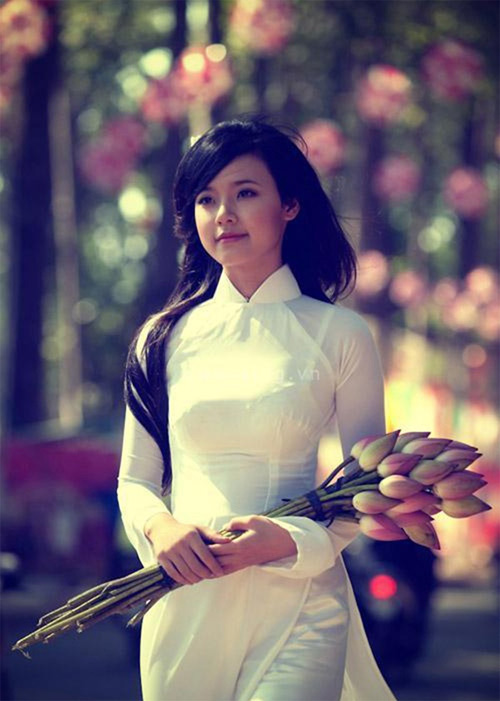
#> input picture backend/BackendImageMatchhing/Data/person.jpg, 500 x 701 px
$ python FeatureImage.py   (older library calls are emulated)
#> lines starting #> are read from the running program, lines starting #| are printed output that depends on the picture
from skimage import feature
import numpy as np, matplotlib.pyplot as plt
from skimage.feature import greycomatrix, greycoprops, local_binary_pattern
import scipy.stats
import cv2


class Feature:
    @staticmethod
    def featureHog(gray):
        cell_size = (8, 8)  # h x w in pixels
        block_size = (2, 2)  # h x w in cells
        nbins = 9  # number of orientation bins
        H = feature.hog(gray, orientations=nbins, pixels_per_cell=cell_size,
                        cells_per_block=block_size, transform_sqrt=True, block_norm="L2")
        return H

    @staticmethod
    def fea_color_moment(image):
        b, g, r = cv2.split(image)
        def f(x):
            # mean
            mean = np.mean(x)
            # variance
            var = np.var(x)
            # skew
            skew = scipy.stats.skew(np.concatenate(x))

            return [mean, var, skew]
        result = f(b)
        result.extend(f(g))
        result.extend(f(r))
        return np.array(result)


    @staticmethod
    def featureColorHist(gray):
        hist = cv2.calcHist([gray], [0], None, [256], [0, 256])
        return hist

    @staticmethod
    def fea_hu_moments(gray):
        # chuyển về ảnh gray
        M = cv2.moments(gray)
        # the spatial moments
        # the central moments
        # the normalized central moments
        feature = cv2.HuMoments(M).flatten()
        # 7 hu Moments - describe shape image
        return M, feature

    @staticmethod
    def fea_texture_comatrix(gray):
        Grauwertmatrix = greycomatrix(gray, distances=[1], angles=[0], levels=256, symmetric=False, normed=False)
        lf = []
        props = ['dissimilarity', 'contrast', 'homogeneity', 'energy', 'correlation']
        for f in props:
            lf.append(greycoprops(Grauwertmatrix, f)[0, 0])
        return np.array(lf)

    @staticmethod
    def fea_LBP(gray, numPoints=24, radius=8, eps=1e-7):
        # compute the Local Binary Pattern representation
        # of the image, and then use the LBP representation
        # to build the histogram of patterns
        lbp = local_binary_pattern(gray, numPoints,
                                   radius, method="uniform")
        (hist, _) = np.histogram(lbp.ravel(),
                                 bins=np.arange(0, numPoints + 3),
                                 range=(0, numPoints + 2))
        # normalize the histogram
        hist = hist.astype("float")
        hist /= (hist.sum() + eps)
        # return the histogram of Local Binary Patterns
        return hist


def feature_all(path, hog=True, colorHist=True, moments=True, texture_comatrix=True, lbp=True, colorMoment=True):
    img = plt.imread(path, cv2.IMREAD_UNCHANGED)
    gray = cv2.cvtColor(img, cv2.COLOR_BGR2GRAY)
    gray = cv2.resize(src=gray, dsize=(64, 128))
    array_fea = np.array([])
    if hog:
        temp = Feature.featureHog(gray).flatten()
        array_fea = np.hstack((array_fea, temp))
    if colorHist:
        temp = Feature.featureColorHist(gray).flatten()
        array_fea = np.hstack((array_fea, temp))
    if colorMoment:
        temp = Feature.fea_color_moment(img).flatten()
        array_fea = np.hstack((array_fea, temp))
    if moments:
        m, hu = Feature.fea_hu_moments(gray)
        m = np.array([v for k, v in m.items()])
        hu = hu.flatten()
        array_fea = np.hstack((array_fea, m))
        array_fea = np.hstack((array_fea, hu))
    if texture_comatrix:
        temp = Feature.fea_texture_comatrix(gray).flatten()
        array_fea = np.hstack((array_fea, temp))
    if lbp:
        temp = Feature.fea_LBP(gray, numPoints=24, radius=8).flatten()
        array_fea = np.hstack((array_fea, temp))
    return array_fea.reshape(1, array_fea.shape[0])


if __name__ == '__main__':
    img = plt.imread('Data/person.jpg', cv2.IMREAD_UNCHANGED)
#> img is the input picture: shape (701, 500, 3); mean R, G, B 113.8, 101.8, 113.6
    gray = cv2.cvtColor(img, cv2.COLOR_BGR2GRAY)
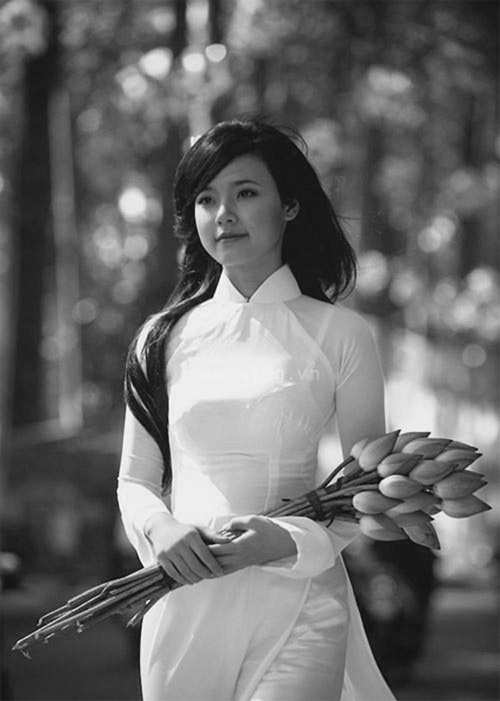
#> gray: shape (701, 500); min 4, max 251, mean 106.7
    gray = cv2.resize(src=gray, dsize=(64, 128))
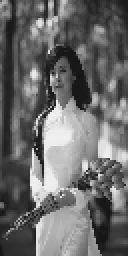
#> gray: shape (128, 64) (shown 2 times larger); min 15, max 244, mean 106.7
    # HOG
    HOG_fea = Feature.featureHog(gray)
#> in featureHog, `H = feature.hog(gray, orientations=nbins, pixels_per_cell=cell_size, c..`: H = 3780 values, max 0.806 at index 2600, min 0 at index 24, mean 0.118
#> HOG_fea has the same summary as H in featureHog
    # Color Histogram
    CH_fea = Feature.featureColorHist(gray)
#> in featureColorHist, `hist = cv2.calcHist([gray], [0], None, [256], [0, 256])`: hist = 256 values, max 92 at index 24, min 0 at index 0, mean 32
#> CH_fea has the same summary as hist in featureColorHist
    # 7 Hu moments and 24 Moments
    Mo, Hu = Feature.fea_hu_moments(gray)
#> in fea_hu_moments, `M = cv2.moments(gray)`: M = moments, m00 874298, centre m10/m00, m01/m00 = (32.45, 67.27)
#> in fea_hu_moments, `feature = cv2.HuMoments(M).flatten()`: feature = [0.00171, 1.15e-06, 9.61e-11, 1.22e-10, 1.26e-20, 1.21e-13, -3.96e-21]
#> Mo has the same summary as M in fea_hu_moments; Hu has the same summary as feature in fea_hu_moments
    # texture comatrix
    list_fea_comatrix = Feature.fea_texture_comatrix(gray)
#> after the loop in fea_texture_comatrix, `for f in props:`: lf = [18.68, 1085.1, 0.12, 0.0167, 0.843]
#> list_fea_comatrix = [18.68, 1085.1, 0.12, 0.0167, 0.843]
    # LBP fea with numpoints and radius
    lbp = Feature.fea_LBP(gray)
#> in fea_LBP, `lbp = local_binary_pattern(gray, numPoints, radius, method="uniform")`:
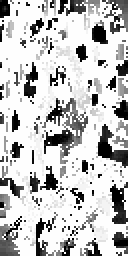
#> lbp: shape (128, 64) float64 (shown 2 times larger); min 0, max 25, mean 19.2; drawn with min black and max white
#> in fea_LBP, `(hist, _) = np.histogram(lbp.ravel(), bins=np.arange(0, numPoints + 3)..`: hist = 26 values, max 5136 at index 25, min 16 at index 16, mean 315.1
#> in fea_LBP, `hist /= (hist.sum() + eps)`: hist = 26 values, max 0.627 at index 25, min 0.00195 at index 16, mean 0.0385
#> lbp has the same summary as hist in fea_LBP
    # color moments
    CM_fea = Feature.fea_color_moment(img)
#> in fea_color_moment, `b, g, r = cv2.split(image)`:
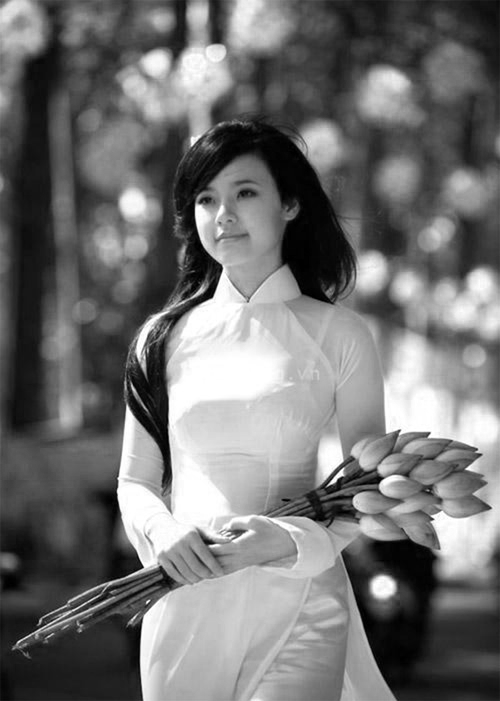
#> b: shape (701, 500); min 0, max 255, mean 113.8
#> in fea_color_moment, `b, g, r = cv2.split(image)`:
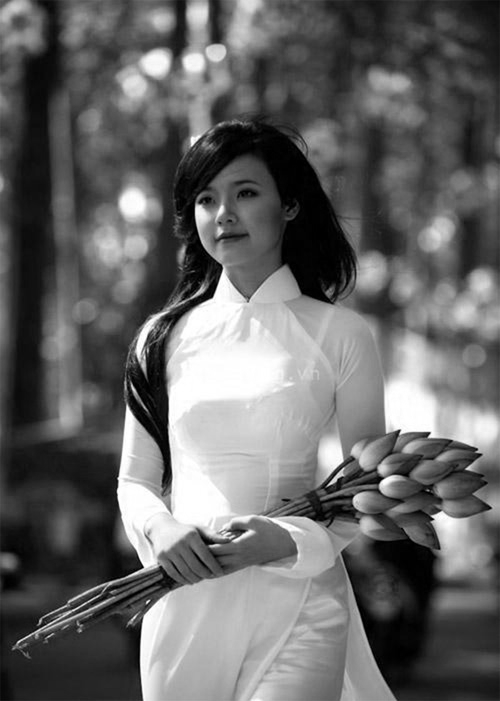
#> g: shape (701, 500); min 0, max 255, mean 101.8
#> in fea_color_moment, `b, g, r = cv2.split(image)`:
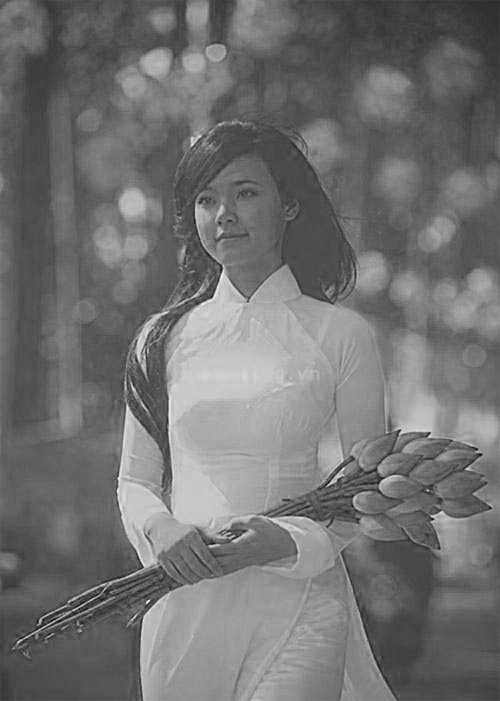
#> r: shape (701, 500); min 0, max 251, mean 113.6
#> in f, `mean = np.mean(x)`: mean = 113.8
#> in f, `var = np.var(x)`: var = 5141.4
#> in f, `skew = scipy.stats.skew(np.concatenate(x))`: skew = 0.322
#> in fea_color_moment, `result = f(b)`: result = [113.8, 5141.4, 0.322]
#> CM_fea = [113.8, 5141.4, 0.322, 101.8, 4776.3, 0.569, 113.6, 1309.2, 0.699]
    print('HOG', len(HOG_fea))
#| HOG 3780
    print('CH', len(CH_fea))
#| CH 256
    print('CM', len(CM_fea))
#| CM 9
    print('Mo', len(Mo))
#| Mo 24
    print('Hu Mo', len(Hu))
#| Hu Mo 7
    print('Texture Comatrix', len(list_fea_comatrix))
#| Texture Comatrix 5
    print('LBP', len(lbp))
#| LBP 26
    print('LEN', len(HOG_fea) + len(CH_fea) + len(CM_fea) + len(Mo) + len(Hu) + len(list_fea_comatrix) + len(lbp))
#| LEN 4107

    fea_sum = feature_all(path='Data/person.jpg')
#> in feature_all, `temp = Feature.featureHog(gray).flatten()`: temp has the same summary as H in featureHog
#> in feature_all, `array_fea = np.hstack((array_fea, temp))`: array_fea has the same summary as H in featureHog
#> in feature_all, `temp = Feature.featureColorHist(gray).flatten()`: temp = 256 values, max 92 at index 24, min 0 at index 0, mean 32
#> in feature_all, `array_fea = np.hstack((array_fea, temp))`: array_fea = 4036 values, max 92 at index 3804, min 0 at index 24, mean 2.14
#> in feature_all, `temp = Feature.fea_color_moment(img).flatten()`: temp has the same summary as CM_fea outside feature_all
#> in feature_all, `array_fea = np.hstack((array_fea, temp))`: array_fea = 4045 values, max 5141.4 at index 4037, min 0 at index 24, mean 4.99
#> in feature_all, `m, hu = Feature.fea_hu_moments(gray)`: m has the same summary as M in fea_hu_moments; hu has the same summary as feature in fea_hu_moments
#> in feature_all, `m = np.array([v for k, v in m.items()])`: m = 24 values, max 4.74e+11 at index 9, min -6.78e+09 at index 16, mean 3.21e+10
#> in feature_all, `array_fea = np.hstack((array_fea, m))`: array_fea = 4069 values, max 4.74e+11 at index 4054, min -6.78e+09 at index 4061, mean 189275912.8
#> in feature_all, `array_fea = np.hstack((array_fea, hu))`: array_fea = 4076 values, max 4.74e+11 at index 4054, min -6.78e+09 at index 4061, mean 188950856.1
#> in feature_all, `temp = Feature.fea_texture_comatrix(gray).flatten()`: temp = [18.68, 1085.1, 0.12, 0.0167, 0.843]
#> in feature_all, `array_fea = np.hstack((array_fea, temp))`: array_fea = 4081 values, max 4.74e+11 at index 4054, min -6.78e+09 at index 4061, mean 188719355.7
#> in feature_all, `temp = Feature.fea_LBP(gray, numPoints=24, radius=8).flatten()`: temp has the same summary as hist in fea_LBP
#> in feature_all, `array_fea = np.hstack((array_fea, temp))`: array_fea = 4107 values, max 4.74e+11 at index 4054, min -6.78e+09 at index 4061, mean 187524638.5
    print(fea_sum.shape)
#| (1, 4107)
